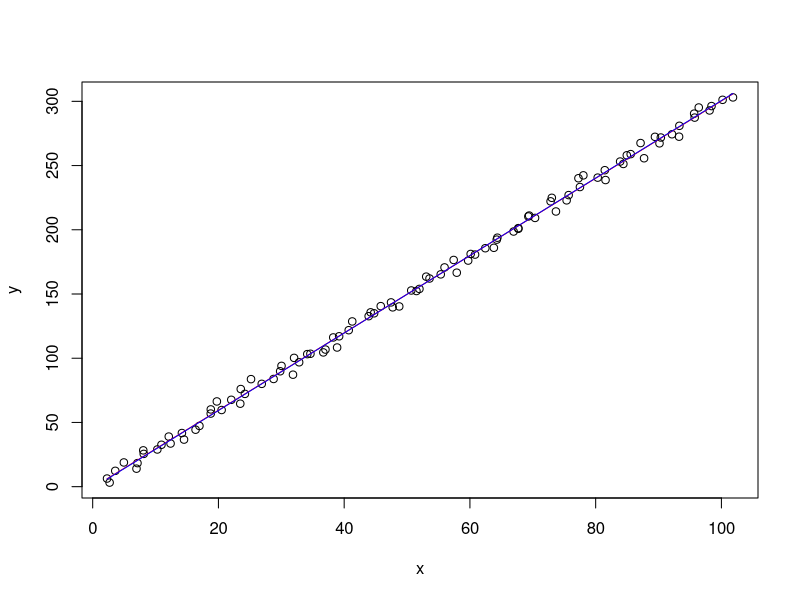
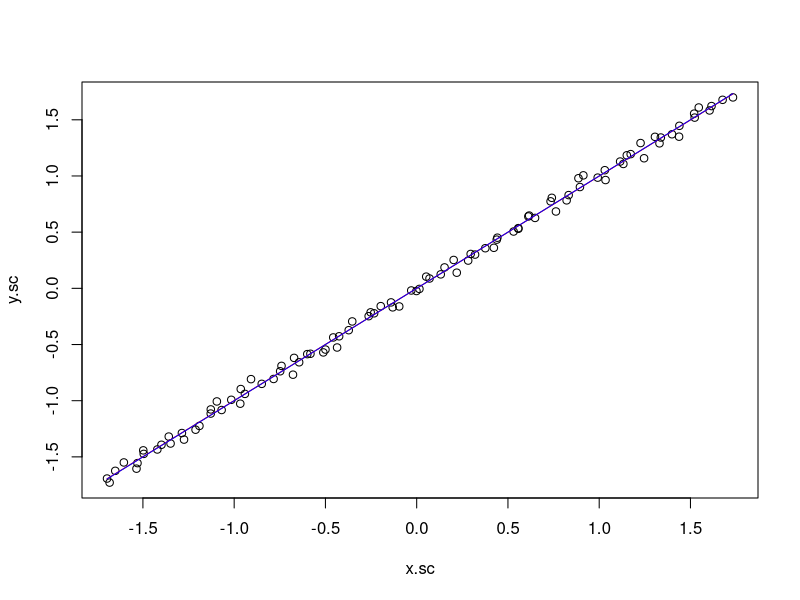
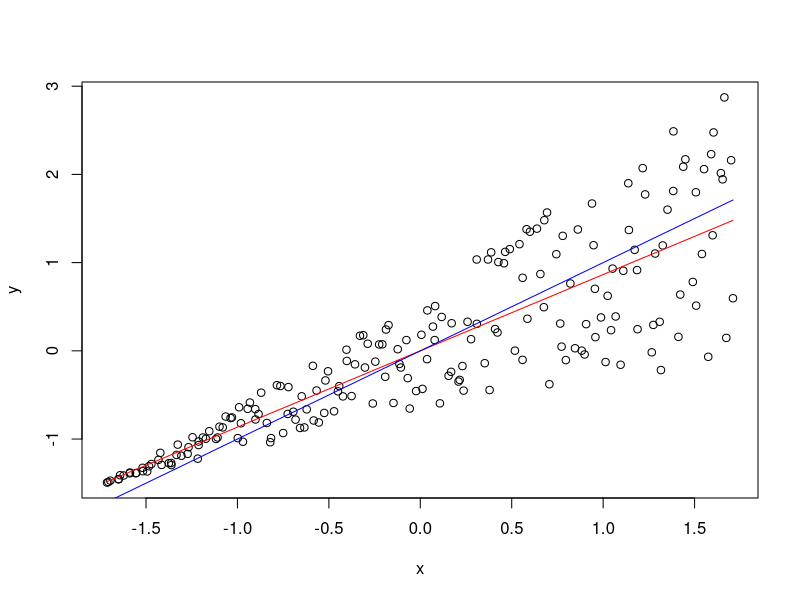
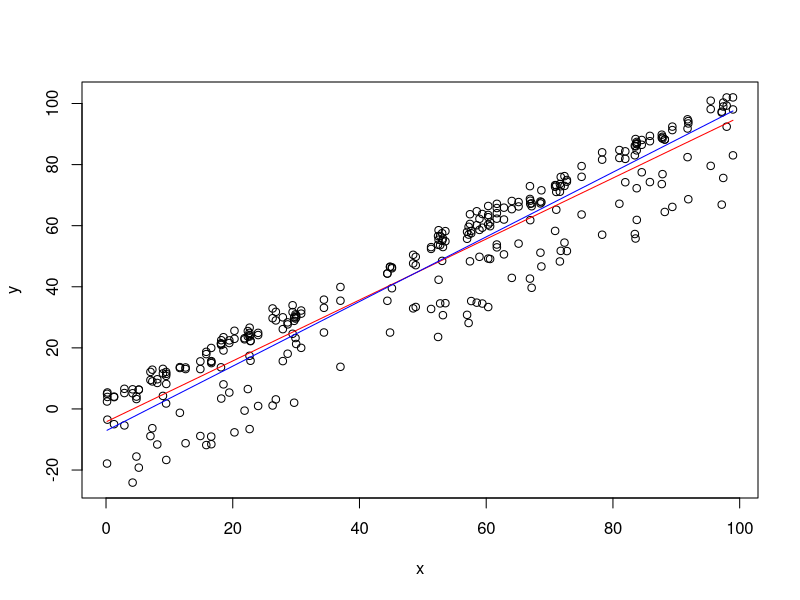
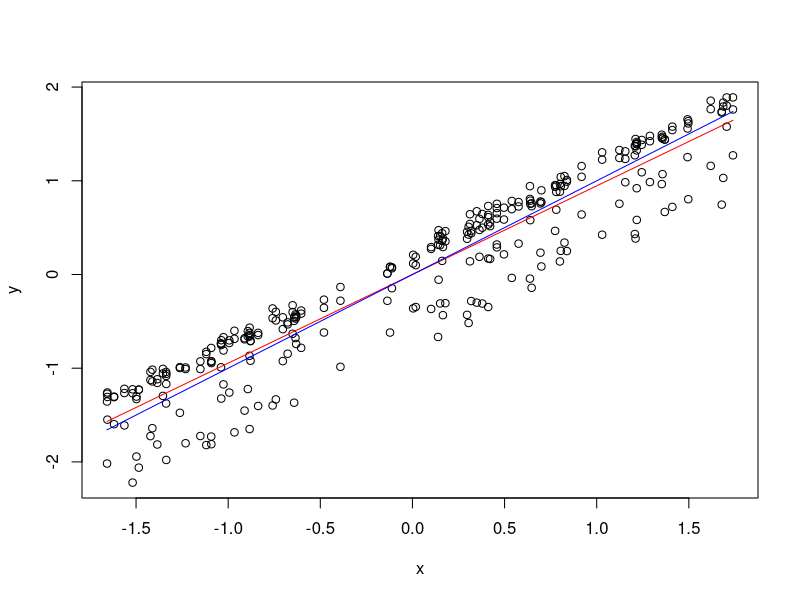
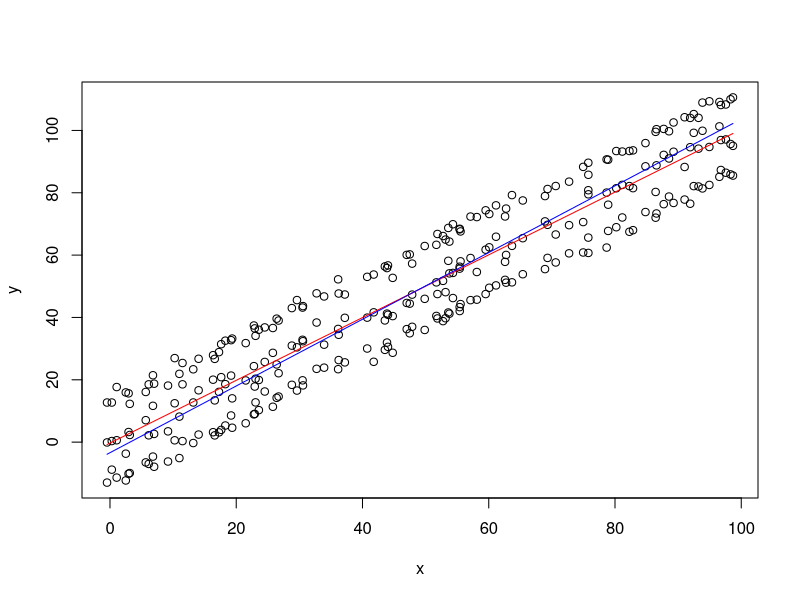
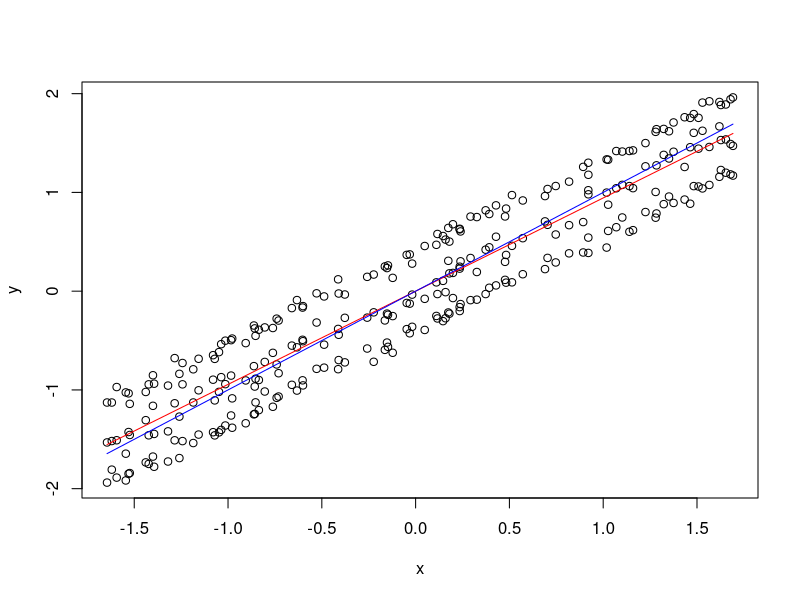

These figures' R source, in order: (Note: this script raises an error after producing the figures.)

### Regression Variants
###
### Leonard Mada
###
### draft v 0.1c


# - various variations of the classic regression;
# - minimise the square of the actual distance to the regression line;
# - added effects of scaling:
#  -- different scales on the 2 axes can degrade the performance;

# TODO:
# Tilmann Gneiting: Isotonic Distributional Regression (IDR) - Leveraging Monotonicity, Uniquely So!
# https://www.youtube.com/watch?v=1JreyEK25qg

############################

# dir.create(tempdir())

### Helper Functions

# Classic Regression:
solve.reg = function(x, y) {
	x.m = mean(x)
	y.m = mean(y)
	dx = x - x.m
	dy = y - y.m

	a = sum(x * dy) / sum(x * dx)
	b = y.m - a * x.m

	c(a, b)
}

# Regression based on Distance to Line:
solve.dist = function(x, y) {
	x.m = mean(x)
	y.m = mean(y)
	dx = x - x.m;
	dy = y - y.m;

	b2 = sum(x.m*y.m - x*y);
	b1 = sum(y^2 - y.m^2 - x^2 + x.m^2) / b2;

	a = -b1/2 + sqrt(b1^2/4 + 1);
	# TODO: - sqrt() when liniar coeff < 0;
	b = mean(y) - a * mean(x)
	return(c(a, b))
}
dist.line = function(x, y, a, b) {
	sum((y - a*x - b)^2) / (a^2 + 1)
}
dist.line2 = function(x, y, a, b) {
	# Test: calculations of dist.line()
	c0 = y + x/a
	y.l = (b + a^2 * c0) / (a^2 + 1)
	x.l = (y.l - b) / a
	sum((x - x.l)^2 + (y - y.l)^2)
}
### Random Generator
rliniar.gen = function(n, b1=3, b1.var=10, method=1, clip.neg=TRUE) {
	x = 1:n
	if(method == 1) {
		# Method 1:
		x.var = b1.var/x # b1.var = 10
	} else if(method == 2) {
		# Method 2:
		x.var = b1.var * sqrt(x) # b1.var = 0.4
	} else {
		# Method 3:
		x.var = b1.var * log(x+0.5) # b1.var = ...
	}
	#
	x.var = ifelse(x.var < 0, -x.var, x.var)
	y = x * (b1 + runif(n, -x.var, x.var))
	#
	y = y + runif(n, 0, 5)
	x = x + runif(n, 0, 2)
	#
	if(clip.neg) {
		y[y < 0] = 0
	}
	return(data.frame(x=x, y=y))
}
### Test the regressions
plot.test = function(n, b1.var=100, method=1, clip=TRUE, scale=TRUE) {
	x.df = rliniar.gen(n, b1.var=b1.var, method=method, clip.neg=clip)
	### Scale
	if(scale) {
		x = scale(x.df[,1])
		y = scale(x.df[,2])
	} else {
		x = x.df[,1]
		y = x.df[,2]
	}
	# Start plot
	plot(x, y)

	### Ordinary liniar regression
	r = solve.reg(x, y)
	print(r)
	print(dist.line(x, y, r[1], r[2]))
	curve(r[1] * x + r[2], add=T, col="red")

	### Liniar Distance to line
	r = solve.dist(x, y)
	print(r)
	print(dist.line(x, y, r[1], r[2]))
	curve(r[1] * x + r[2], add=T, col="blue")
	#
	invisible(x.df)
}
plot.all.reg = function(x, y, scale=FALSE, col=c("red", "blue")) {
	if(scale) {
		### Scale
		x = scale(x)
		y = scale(y)
	}
	plot(x, y)
	### Ordinary linear regression
	r = solve.reg(x, y)
	print(r)
	d = dist.line(x, y, r[1], r[2])
	print(d)

	curve(r[1] * x + r[2], add=T, col=col[1])

	### Linear Distance to line
	# - fails with non-constant variance / different metrics on x/y;
	# - may be useful with polynomial regression;
	r = solve.dist(x, y)
	print(r)
	d = dist.line(x, y, r[1], r[2])
	print(d)

	curve(r[1] * x + r[2], add=T, col=col[2])
}

##################
##################

b1.var = 5;
# b1.var = 0.4; # b1.var = 100;
x.df = rliniar.gen(100, b1.var=b1.var, method=1)
x = x.df$x
y = x.df$y


plot(x, y)


###########

### Ordinary linear regression
r = solve.reg(x, y)
a = r[1]
b = r[2]
r
dist.line(x, y, a, b)

curve(a * x + b, add=T, col="red")

### Linear Distance to line
# - fails with non-constant variance;
# - may be useful with polynomial regression;
r = solve.dist(x, y)
a = r[1]
b = r[2]
r
dist.line(x, y, a, b)

curve(a * x + b, add=T, col="blue")


##############

### Effects of Scaling

### Scale
x.sc = scale(x)
y.sc = scale(y)


plot(x.sc, y.sc)

### Ordinary liniar regression
r = solve.reg(x.sc, y.sc)

a = r[1]
b = r[2]
r
dist.line(x.sc, y.sc, a, b)

curve(a * x + b, add=T, col="red")

### Liniar Distance to line
r = solve.dist(x.sc, y.sc)

a = r[1]
b = r[2]
r
dist.line(x.sc, y.sc, a, b)

curve(a * x + b, add=T, col="blue")


#######

plot.test(200, -0.3, method=3)

##############
### Comparison
summary(lm(y ~ x))



####################

###
n = 100
x = 1:n
x = sample(x, n, replace=TRUE)
y = c(x + runif(n, 0, 2), x + runif(n, 0, 5), x - runif(n, 5, 30))
x = c(x,x,x)
x = x + runif(n, -2, 2)

plot.all.reg(x, y)

plot.all.reg(x, y, scale=T)


###
n = 100
x = 1:n
x = sample(x, n, replace=TRUE)
x.b = (1 + runif(n, -1/x, 1/x)) * x
y = c(x.b + runif(n, 10, 15), x.b + runif(n, -5, 5), x.b - runif(n, 10, 15))
x = c(x,x,x)
x = x + runif(n, -2, 2)

plot.all.reg(x, y)

plot.all.reg(x, y, scale=T)


####################
####################

### Derivation

### Test
a * sum((y - a*x - b)^2) + (a^2 + 1)*sum(x * (y - a*x - b))
sum(a*(dy - a*dx)^2 + (a^2 + 1) * x * (dy - a*dx))
sum(a*dy^2 + a^3*dx^2 - 2*a^2*x*y + 2*a^2*x.m*y.m - a*(a^2 + 1)*x*dx + (a^2 + 1) *x*dy)
sum(a*dy^2 - (a^2-1)*x*y + 2*a^2*x.m*y.m - a*(x^2 - x.m^2) - (a^2 + 1)*x.m*y.m)
sum(a*dy^2 - (a^2-1)*x*y + (a^2-1)*x.m*y.m - a*(x^2 - x.m^2))
sum(a*y^2 - a*y.m^2 - (a^2-1)*x*y + (a^2-1)*x.m*y.m - a*(x^2 - x.m^2))
sum(a^2*(x.m*y.m - x*y) + a*(y^2 - y.m^2 - x^2 + x.m^2) - (x.m*y.m - x*y))

### TODO:
# - variant for polynomial regression;
